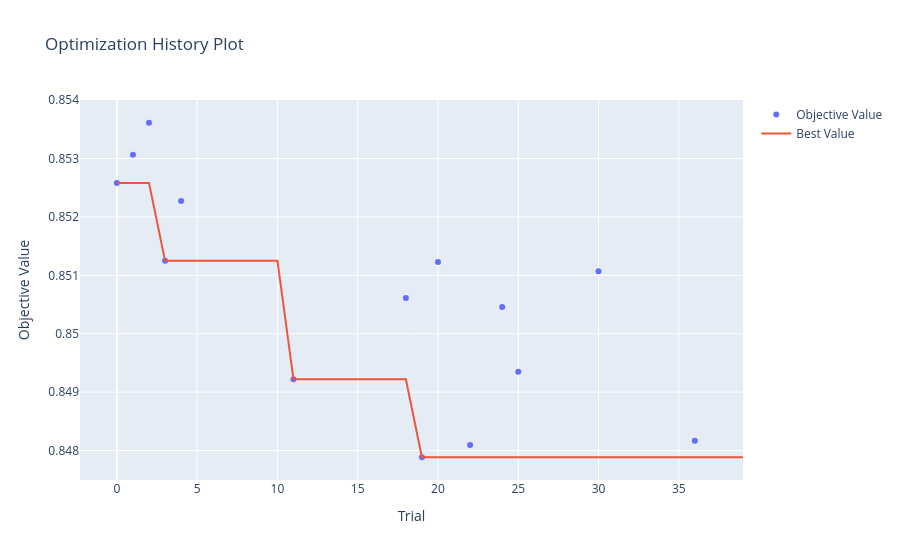
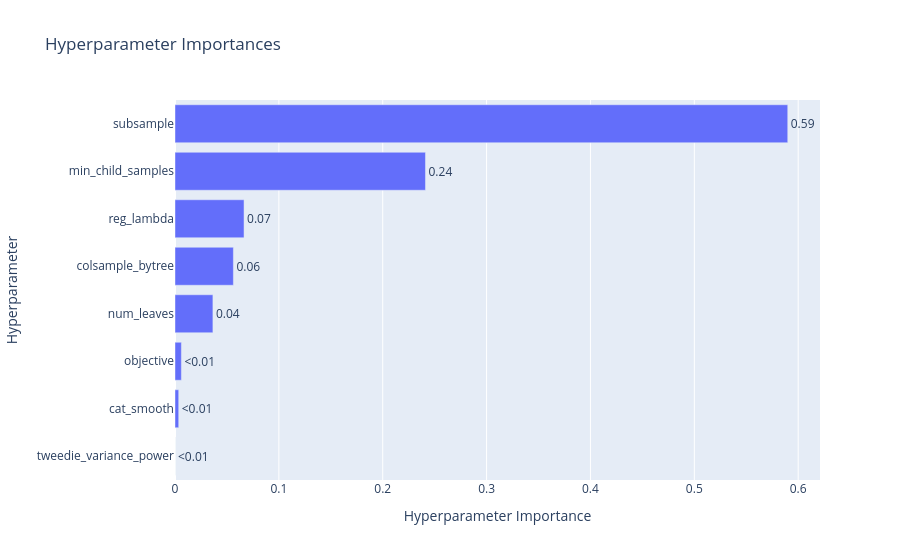

The code cell stored with these charts, in order, in its notebook:
### Code cell
optuna.visualization.plot_optimization_history(study).show()
optuna.visualization.plot_param_importances(study).show()

### Figure 1 — Plotly figure (JSON) as saved in the notebook; plotly's stock layout.template omitted (floating-point values rounded to 4 significant figures)
{"data": [{"mode": "markers", "name": "Objective Value", "type": "scatter", "x": [0, 1, 2, 3, 4, 11, 18, 19, 20, 22, 24, 25, 30, 36], "y": [0.8526, 0.8531, 0.8536, 0.8513, 0.8523, 0.8492, 0.8506, 0.8479, 0.8512, 0.8481, 0.8505, 0.8493, 0.8511, 0.8482]}, {"mode": "lines", "name": "Best Value", "type": "scatter", "x": [0, 1, 2, 3, 4, 5, 6, 7, 8, 9, 10, 11, 12, 13, 14, 15, 16, 17, 18, 19, 20, 21, 22, 23, 24, 25, 26, 27, 28, 29, 30, 31, 32, 33, 34, 35, 36, 37, 38, 39], "y": [0.8526, 0.8526, 0.8526, 0.8513, 0.8513, 0.8513, 0.8513, 0.8513, 0.8513, 0.8513, 0.8513, 0.8492, 0.8492, 0.8492, 0.8492, 0.8492, 0.8492, 0.8492, 0.8492, 0.8479, 0.8479, 0.8479, 0.8479, 0.8479, 0.8479, 0.8479, 0.8479, 0.8479, 0.8479, 0.8479, 0.8479, 0.8479, 0.8479, 0.8479, 0.8479, 0.8479, 0.8479, 0.8479, 0.8479, 0.8479]}, {"marker": {"color": "#cccccc"}, "mode": "markers", "name": "Infeasible Trial", "showlegend": false, "type": "scatter", "x": [], "y": []}], "layout": {"title": {"text": "Optimization History Plot"}, "xaxis": {"title": {"text": "Trial"}}, "yaxis": {"title": {"text": "Objective Value"}}}}

### Figure 2 — Plotly figure (JSON) as saved in the notebook; plotly's stock layout.template omitted (floating-point values rounded to 4 significant figures)
{"data": [{"cliponaxis": false, "hovertemplate": ["tweedie_variance_power (FloatDistribution): 0.0<extra></extra>", "cat_smooth (FloatDistribution): 0.0035809771633877425<extra></extra>", "objective (CategoricalDistribution): 0.00613717369030042<extra></extra>", "num_leaves (IntDistribution): 0.03649662987216739<extra></extra>", "colsample_bytree (FloatDistribution): 0.05620444992524407<extra></extra>", "reg_lambda (FloatDistribution): 0.06646743476751293<extra></extra>", "min_child_samples (IntDistribution): 0.24115524862369875<extra></extra>", "subsample (FloatDistribution): 0.5899580859576886<extra></extra>"], "name": "Objective Value", "orientation": "h", "text": ["<0.01", "<0.01", "<0.01", "0.04", "0.06", "0.07", "0.24", "0.59"], "textposition": "outside", "type": "bar", "x": [0, 0.003581, 0.006137, 0.0365, 0.0562, 0.06647, 0.2412, 0.59], "y": ["tweedie_variance_power", "cat_smooth", "objective", "num_leaves", "colsample_bytree", "reg_lambda", "min_child_samples", "subsample"]}], "layout": {"title": {"text": "Hyperparameter Importances"}, "xaxis": {"title": {"text": "Hyperparameter Importance"}}, "yaxis": {"title": {"text": "Hyperparameter"}}}}
